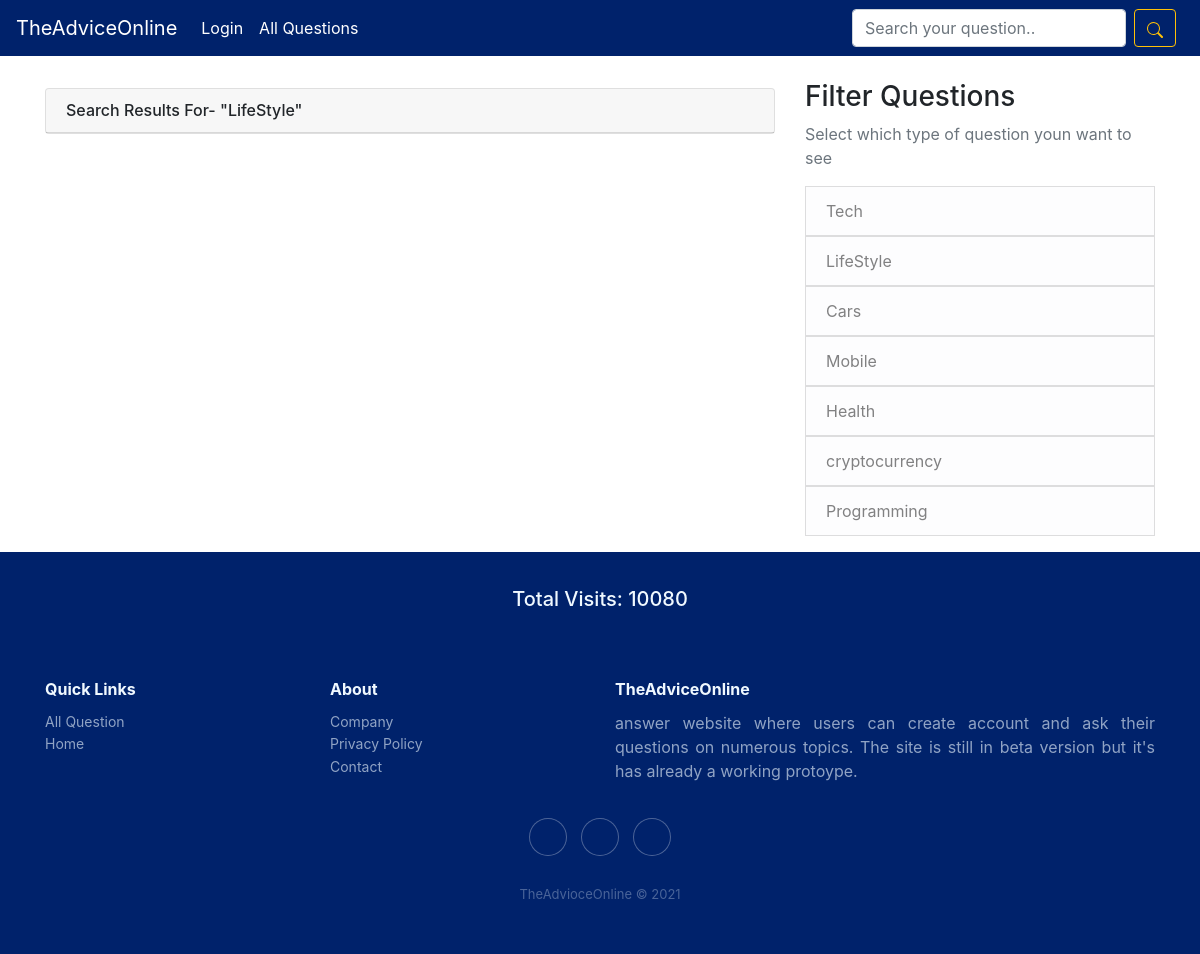
Screenshot of /q/2 with the database file from the repository.
### question/models.py (models this page shows, shortened)
class category(models.Model):
    cat = models.CharField(max_length=30)

class fun(models.Model):
    total = models.IntegerField(default=1)

### question/views.py (the view)
# urls.py: path('q/<int:cat_id>', views.search2, name='search2'),
def search2(request, cat_id):
    container = []
    fun = f.objects.get(pk=1)
    query1 = c.objects.get(pk=cat_id)
    query = query1.cat
    results = Question.objects.filter(question_category=query1)
    cats = c.objects.all()
    return render(request, 'question/search.html', {'results': results, 'cats': cats, 'fr': query, 'fun': fun})

### templates/question/search.html (shortened to what this page needs)
{% extends 'base.html' %}
{% block main_content %}
<br>
<div class="card mt-2">
    <h6 class="card-header">
       Search Results For- "{{fr}}"
    </h6>
</div>
{% endblock main_content %}

### templates/base.html (shortened to what this page needs)
<!DOCTYPE html>
<html>
<head>
    <link rel="stylesheet" href="https://cdn.jsdelivr.net/npm/bootstrap@4.6.0/dist/css/bootstrap.min.css">
    <link rel="stylesheet" href="https://cdnjs.cloudflare.com/ajax/libs/ionicons/2.0.1/css/ionicons.min.css">
</head>
<body>
    <nav class="navbar navbar-expand-lg navbar-dark bg-pial">
        <a class="navbar-brand" href="{% url 'home' %}">TheAdviceOnline</a>
        <div class="collapse navbar-collapse" id="navbarSupportedContent">
            <ul class="navbar-nav mr-auto">
                {% if user.is_authenticated %}
                <li class="nav-item active">
                  <a class="nav-link" href="{% url 'profile_handler' user.pk %}">Profile <span class="sr-only">(current)</span></a>
                </li>
                {% else %}
                <li class="nav-item active">
                  <a class="nav-link" href="{% url 'account_login' %}">Login <span class="sr-only">(current)</span></a>
                </li>
                {% endif %}
                <li class="nav-item active">
                  <a class="nav-link" href="{% url 'all' %}">All Questions <span class="sr-only">(current)</span></a>
                </li>
            </ul>
            <form action="{% url 'search' %}" class="form-inline my-2 my-lg-0" method="post">
                <input class="form-control mr-sm-2" type="search" name="search" placeholder="Search your question.." aria-label="Search">
                <button class="mr-2 btn btn-outline-warning my-2 my-sm-0" type="submit"></button>
            </form>
        </div>
    </nav>
 <main role="main" class="container">
      <div class="row">
        <div class="col-lg-8">
          {% block main_content %}{% endblock main_content %}
        </div>
        <div class="col-lg-4 mt-4">
          <div class="content-section">
            {% if unanswered %}
          <h3>More</h3>
          <p class='text-muted'>You may also like to answer these questions too!
              <ul class="list-group">
                {% for i in unanswered %}
                  <a href="{% url 'sub_question' i.pk %}"><li class="list-group-item list-group-item-light">{{i.the_sub_question}}</li></a>
                {% endfor %}
              </ul>
            </p>
            {% else %}
            <h3>Filter Questions</h3>
            <p class='text-muted'>Select which type of question youn want to see
              <ul class="list-group">
              {% for x in cats %}
                <a href="{% url 'search2' x.pk %}"><li class="list-group-item list-group-item-light">{{x.cat}}</li></a>
              {% endfor %}
              </ul>
            </p>
            {% endif %}
          </div>
        </div>
      </div>
    </main>
<div class="footer-dark1">
  <br>
  <center><h5>Total Visits: {{fun.total}}</h5></center>
</div>
    <div class="footer-dark">
  <footer>
      <div class="container">
          <div class="row">
              <div class="col-sm-6 col-md-3 item">
                  <h3>Quick Links</h3>
                  <ul>
                      <li><a href="{% url 'all' %}">All Question</a></li>
                      <li><a href="{% url 'home' %}">Home</a></li>
                  </ul>
              </div>
              <div class="col-sm-6 col-md-3 item">
                  <h3>About</h3>
                  <ul>
                      <li><a href="{% url 'about_us' %}">Company</a></li>
                      <li><a href="{% url 'about_us' %}">Privacy Policy</a></li>
                      <li><a href="{% url 'about_us' %}">Contact</a></li>
                  </ul>
              </div>
              <div class="col-md-6 item text">
                  <h3>TheAdviceOnline</h3>
                  <p  class="text-justify">answer website where users can create account and ask their questions on numerous topics. The site is still in beta version but it's has already a working protoype.</p>
              </div>
              <div class="col item social"><a href="#"></a><a href="#"></a><a href="https://www.linkedin.com/in/advice-online-6b89a9220/"></a></div>
          </div>
          <p class="copyright">TheAdvioceOnline © 2021</p>
      </div>
  </footer>
</body>

### templates/base.html (style rules this page uses)
.bg-pial { background-color: #00226b; }
.footer-dark { padding:50px 0; color:#f0f9ff; background-color:#00226b; }
.footer-dark1 { padding: 11px; color:#f0f9ff; background-color:#00226b; }
.footer-dark h3 { margin-top:0; margin-bottom:12px; font-weight:bold; font-size:16px; }
.footer-dark ul { padding:0; list-style:none; line-height:1.6; font-size:14px; margin-bottom:0; }
.footer-dark ul a { color:inherit; text-decoration:none; opacity:0.6; }
.footer-dark .item.text { margin-bottom:36px; }
.footer-dark .item.text p { opacity:0.6; margin-bottom:0; }
.footer-dark .item.social { text-align:center; }
.footer-dark .item.social > a { font-size:20px; width:36px; height:36px; line-height:36px; display:inline-block; text-align:center; border-radius:50%; box-shadow:0 0 0 1px rgba(255,255,255,0.4); margin:0 8px; color:#fff; opacity:0.75; }
.footer-dark .copyright { text-align:center; padding-top:24px; opacity:0.3; font-size:13px; margin-bottom:0; }

### rows the page displays
category: cat "LifeStyle"
category: cat "Tech"
category: cat "Cars"
category: cat "Mobile"
category: cat "Health"
category: cat "cryptocurrency"
category: cat "Programming"
fun: total "10080"
